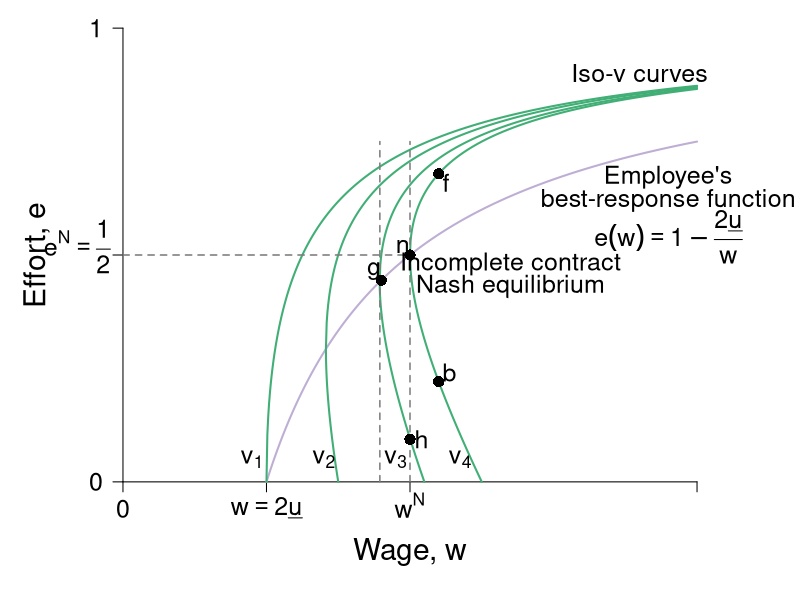

Reproduce this figure in R.
require(shape)
pdf(file = "employment/employment_brf_pc_rightpanelv2.pdf", width = 9, height = 7)

#Set parameters for graphics
axislabelsize <- 1.8
labelsize <- 1.5
namesize <- 1.8
annotatesize <- 1.5
graphlinewidth <- 2
segmentlinewidth <- 1.5

#The equation is below when v = 0. See Wolfram Alpha output. 
COL <- c("#7fc97f", "#beaed4", "#fdc086", "#ffff99", "#386cb0", "#f0027f", "#bf5b17", "#666666")
COLA <- c("#e0f3db", "#99d8c9","#66c2a4","#41ae76", "#238b45", "#005824")
COLB <- c("#c6dbef", "#4eb3d3", "#2b8cbe", "#0868ac","#084081")
COLC <- c("#fcfbfd", "#efedf5", "#dadaeb", "#bcbddc", "#9e9ac8", "#807dba", "#6a51a3", "#54278f", "#3f007d")
grays <- gray.colors(25, start = 1, end = 0)

#The equation is below when v = 0. See Wolfram Alpha output. 
isov <- function(p, delta = 5) {
  (p - delta)/p
}

isovhigh1 <- function(p, delta = 5, v = 5){
  (sqrt(p^2 - 4 * delta * v) - p + 2*v)/( 2 * v )
}

isovlow1 <- function(p, delta = 5, v = 5){
  (-sqrt(p^2 - 4 * delta * v) - p + 2*v)/( 2 * v )
}

isovhigh2 <- function(p, delta = 5, v = 10){
  (sqrt(p^2 - 4 * delta * v) - p + 2*v)/( 2 * v )
}

isovlow2 <- function(p, delta = 5, v = 10){
  (-sqrt(p^2 - 4 * delta * v) - p + 2*v)/( 2 * v )
}

isovhigh3 <- function(p, delta = 5, v = 15){
  (sqrt(p^2 - 4 * delta * v) - p + 2*v)/( 2 * v )
}

isovlow3 <- function(p, delta = 5, v = 15){
  (-sqrt(p^2 - 4 * delta * v) - p + 2*v)/( 2 * v )
}

isovhigh4 <- function(p, delta = 5, v = 15){
  (sqrt(p^2 - 4 * delta * v) - p + 2*v)/( 2 * v )
}

isovlow4 <- function(p, delta = 5, v = 15){
  (-sqrt(p^2 - 4 * delta * v) - p + 2*v)/( 2 * v )
}

brfFn <- function(w, delta = 5) {
  1 - (2*delta) /w
}

#This is evaluated for p = 12; q = 12/(8*sqrt(12^2 - 4*delta1*v1)) - 1/8 for the slope
#At p = 12; q = (-sqrt(12^2 - 4*v1*delta1) - 12 + 2*v1)/(2*v1) = 0.799
tangencyLine <- function(p){
  (p*(0.05))
}



COL <- c("#7fc97f", "#beaed4", "#fdc086", "#ffff99", "#386cb0", "#f0027f", "#bf5b17", "#666666")
COLA <- c("#e0f3db", "#99d8c9","#66c2a4","#41ae76", "#238b45", "#005824")
COLB <- c("#c6dbef", "#4eb3d3", "#2b8cbe", "#0868ac","#084081")
COLC <- c("#fcfbfd", "#efedf5", "#dadaeb", "#bcbddc", "#9e9ac8", "#807dba", "#6a51a3", "#54278f", "#3f007d")
grays <- gray.colors(25, start = 1, end = 0)
par(mar =  c(5, 5, .5, 4))

xlims <- c(0, 40)
ylims <- c(0, 1)

plot(0, 0, xlim = xlims, ylim = ylims, type = "n",
     xlab = "",
     ylab = "",
     xaxt = "n", yaxt = "n", cex.lab = axislabelsize, bty = "n")

#Customize ticks and labels for the plot
#ticksy <- c(0, brfFn(p = 18.4), 0.5, 1)
ticksy <- c(0, NA, 0.5, 1)
#ylabels <- c(0, expression(paste(frac(1,2))), 1)
ylabels <- c(0, NA, NA, 1)
ticksx <- c(0, 10, NA, 20, 40)
#xlabels <- c(0, expression(paste(w == 2*underline(u))), expression(paste(w^g)), expression(paste(w^N)) , NA)
xlabels <- c(0, expression(paste(w == 2*underline(u))), NA, expression(paste(w^N)) , NA)
axis(1, at = ticksx, pos = 0, labels = xlabels, cex.axis = labelsize)
axis(2, at = ticksy, pos = 0, labels = ylabels, las = 1,cex.axis = labelsize)

#y-axis and x-axis labels
mtext(expression(paste("Wage, ", w)), side=1, line = 2.5, cex = axislabelsize)
text(-6, ylims[2] - 0.5*(ylims[2] - ylims[1]), expression(paste("Effort, ", e)), xpd = TRUE, cex = axislabelsize, srt = 90) 

npts <- 500 
npts2 <- 501
#Specify the sequences of points for graphing. 
xx0 <- seq(5, xlims[2], length.out = npts)
xx1 <- seq(10, xlims[2], length.out = npts)
xx2 <- seq(xlims[1], 15, length.out = npts)
xx3 <- seq(10, xlims[2], length.out = npts2)
xx4 <- seq(xlims[1], 10, length.out = npts2)
#For below, I solved sqrt(p^2 - 200) - p + 200/p = 0, getting p = 10*sqrt(2) = 14.14214
xx5 <- seq(14.14214, xlims[2], length.out = npts2)
xx6 <- seq(14.14214, 15, length.out = npts2)

xx7 <- seq(17.889, xlims[2], length.out = npts2)
xx8 <- seq(17.889, 21, length.out = npts2)

xx9 <- seq(20, xlims[2], length.out = npts2)
xx10 <- seq(xlims[1], 25, length.out = npts2)

#Lines for the coordinates of the Nash equilbrium
#segments(10, 0, 10, 0.175, lty = 2, col = grays[22], lwd = segmentlinewidth)
#segments(20, 0, 20, 0.6545, lty = 2, col = grays[20], lwd = segmentlinewidth)
#segments(0, 0.5, 20, 0.5, lty = 2, col = grays[20], lwd = segmentlinewidth)
#segments(14.14214, 0.15, 14.14214, 0.45, lty = 2, col = grays[22], lwd = segmentlinewidth)
#segments(17.889, 0.3, 17.889, 0.6, lty = 2, col = grays[22], lwd = segmentlinewidth)

#Draw the lines for the graphs
#lines(xx0, isov(xx0, delta = 5), col = COLA[4], lwd = graphlinewidth)
lines(xx1, brfFn(xx1), col = COL[2], lwd = graphlinewidth)
#lines(xx2, tangencyLine(xx2), col = "darkgrey", lwd = segmentlinewidth, lty = 2)
lines(xx3, isovhigh1(xx3, v = 5, delta = 5), col = COLA[4], lwd = graphlinewidth)
lines(xx4, isovlow1(xx4, v = 5, delta = 5), col = COLA[4], lwd = graphlinewidth)
lines(xx5, isovhigh2(xx5, v = 10, delta = 5), col = COLA[4], lwd = graphlinewidth)
lines(xx6, isovlow2(xx6, v = 10, delta = 5), col = COLA[4], lwd = graphlinewidth)
lines(xx7, isovhigh3(xx7, v = 16, delta = 5), col = COLA[4], lwd = graphlinewidth)
lines(xx8, isovlow3(xx8, v = 16, delta = 5), col = COLA[4], lwd = graphlinewidth)
lines(xx9, isovhigh4(xx9, v = 20, delta = 5), col = COLA[4], lwd = graphlinewidth)
lines(xx10, isovlow4(xx10, v = 20, delta = 5), col = COLA[4], lwd = graphlinewidth)

#Arrows and slope of iso-v label
#Arrows(29, 0.15, 24, 0.15,  col = "black", lty = 1, lwd = 2, arr.type = "triangle")
#text(32, 0.2, expression(paste("Slope of iso-v")), cex = annotatesize)
#text(32.3, 0.15, expression(paste(" = -mrs ")), cex = annotatesize)
#text(32, 0.06, expression(paste(" = " -frac(v[p], v[q]))), cex = annotatesize)

#Add a point for the NE
points(20, 0.5, pch = 16, col = "black", cex = 1.5)


#y-axis tick label
#text(-4.5,brfFn(w = 18.4), expression(paste(e^g)), xpd = TRUE, cex = labelsize) 
text(-3.2,0.52, expression(paste(e^N == frac(1,2))), xpd = TRUE, cex = labelsize) 

#Annotation of the three graphs and the NE
# text(3.4, 0.05, expression(paste(v[0] == z)), cex = annotatesize)
text(9.0, 0.05, expression(paste(v[1])), cex = annotatesize)
text(14, 0.05, expression(paste(v[2])), cex = annotatesize)
text(19, 0.05, expression(paste(v[3])), cex = annotatesize)
text(23.5, 0.05, expression(paste(v[4])), cex = annotatesize)
#text(21, 0.48, expression(paste("n")), cex = annotatesize)
#text(33, 0.58, expression(paste("Best-response function")), cex = annotatesize)
text(36, 0.9, expression(paste("Iso-v curves")), cex = annotatesize)
text(38, 0.67, expression(paste("Employee's")),cex = labelsize,xpd = TRUE)
text(38, 0.62, expression(paste("best-response function")),cex = labelsize,xpd = TRUE)
text(38, 0.54, expression(paste(e(w) == 1 - frac(2*underline(u),w))),cex = labelsize,xpd = TRUE)

#Lines for the coordinates of the Nash equilbrium
#segments(5, 0, 5, 1, lty = 2, col = "darkgray", lwd = 3)
#segments(10, 0, 10, 0.2, lty = 2, col = grays[20], lwd = segmentlinewidth)
segments(20, 0, 20, 0.75, lty = 2, col = grays[20], lwd = segmentlinewidth)
segments(0, 0.5, 20, 0.5, lty = 2, col = grays[20], lwd = segmentlinewidth)
#segments(14.14214, 0.15, 14.14214, 0.45, lty = 2, col = "darkgray", lwd = 3)
text(19.5, 0.52, expression(n), cex = labelsize)
text(27, 0.48, expression(paste("Incomplete contract")), cex = labelsize)
text(27, 0.43, expression(paste("Nash equilibrium")), cex = labelsize)


#Arrows and slope of iso-v label
#Arrows(29, 0.15, 24, 0.15,  col = "black", lty = 1, lwd = 2, arr.type = "triangle")
#text(32, 0.2, expression(paste("Slope of iso-v")), cex = labelsize)
#text(32.3, 0.15, expression(paste(phantom() == "-mrs ")), cex = labelsize)
#text(32, 0.08, expression(paste(phantom() == -frac(v[w], v[e]))),cex = labelsize)



#Add a point for the NE
points(20, 0.5, pch = 16, col = "black", cex = 1.5)

segments(17.9, 0, 17.9, 0.75, lty = 2, col = grays[20], lwd = segmentlinewidth)
#segments(0, brfFn(w = 18), 18.4, brfFn(w = 18), lty = 2, col = grays[20], lwd = segmentlinewidth)
points(18, brfFn(w= 18), pch = 16, col = "black", cex = 1.5)
text(17.5, brfFn(18) + 0.02, expression(g), cex = labelsize)



#Add a point for h
#Figure out q for p = 14.14214: q = 1 - 2delta/p = 1 - (2*5)/14.14214 =  0.2928934
points(20, 0.0939422, pch = 16, col = "black", cex = 1.5)
text(20.8, 0.0939422, expression(h), cex = labelsize)

points(22, isovhigh3(22, v = 20, delta = 5), pch = 16, col = "black", cex = 1.5)
text(22 + 0.5, isovhigh3(22, v = 20, delta = 5) - 0.02, expression(f),cex = labelsize)
points(22, isovlow3(22, v = 20, delta = 5), pch = 16, col = "black", cex = 1.5)
text(22 + 0.75, isovlow3(22, v = 20, delta = 5) + 0.02, expression(b),cex = labelsize)


dev.off()
